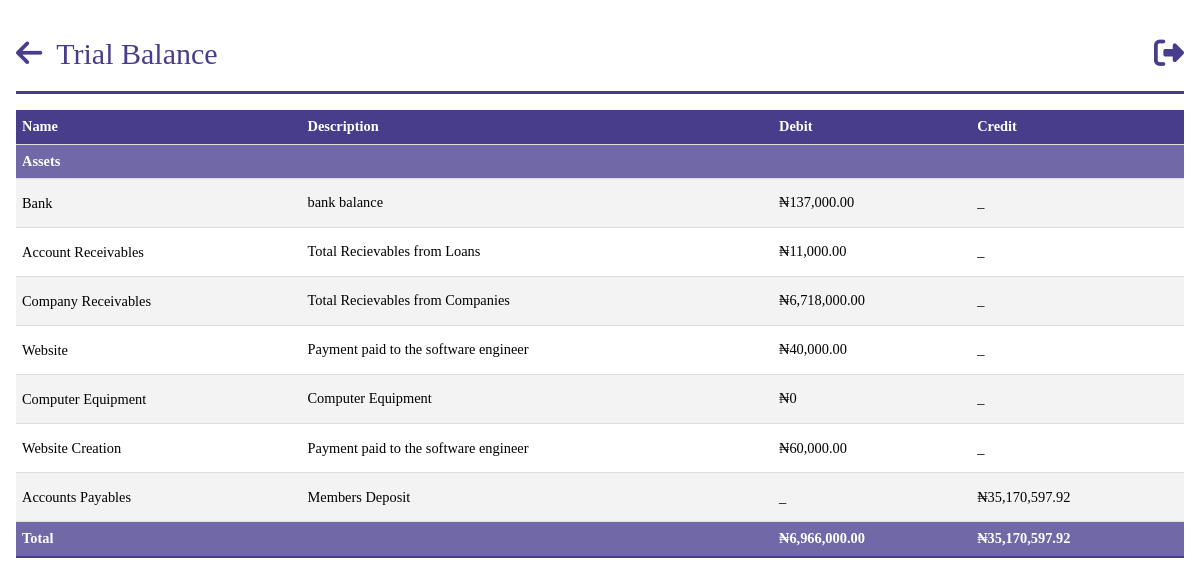
The app's page /trial_balance (signed in) with its own data.
### models.py (models this page shows, shortened)
class Asset(db.Model):
    __tablename__ = "assets"
    id = db.Column(db.Integer, primary_key=True)
    name = db.Column(db.String)
    balance_bfd = db.Column(db.Float, default=0.0)
    description = db.Column(db.String, nullable=True)
    balance = db.Column(db.Float, default=0.0)
    payments = db.relationship("AssetPayment", backref="main")

class Expense(db.Model):
    __tablename__ = "expenses"
    id = db.Column(db.Integer, primary_key=True)
    name = db.Column(db.String)
    description = db.Column(db.String, nullable=True)
    balance_bfd = db.Column(db.Float, default=0.0)
    balance = db.Column(db.Float, default=0.0)
    payments = db.relationship("ExpensePayment", backref="main")

### app.py (the view)
@app.route("/trial_balance")
@login_required
@role_required(["Admin", "Secretary", "Sub-Admin"])
def trial_balance():
    cash_and_bank = query.get_cash_and_banks()
    accounts_receivable = query.get_accounts_receivable()
    company_receivable = query.get_company_receivables()
    total_investments = query.get_total_investment()
    total_liabilities = query.get_total_liabilities()
    net_income = query.get_net_income()
    accounts_payable = query.get_accounts_payable()
    fixed_assets = Asset.query.all()
    liabilities = Liability.query.all()
    incomes = Income.query.all()
    expenses = Expense.query.all()
    investments = Investment.query.all()
    incomes = [income for income in incomes if income.balance > 0]
    expenses = [expense for expense in expenses if expense.balance > 0]
    total_income = sum(income.balance for income in incomes)
    total_expenses = sum(expense.balance for expense in expenses)
    total_fixed_assets = sum(a.balance for a in fixed_assets)
    total_assets = cash_and_bank + accounts_receivable+ company_receivable+ total_investments+ total_fixed_assets
    total_dr = total_assets + total_expenses
    total_cr = accounts_payable+ total_liabilities + total_income
    context = {
        "assets": fixed_assets,
        "incomes": incomes,
        "expenses": expenses,
        "liabilities": liabilities,
        "investments": investments,
        "cash_and_bank": cash_and_bank,
        "accounts_receivable": accounts_receivable,
        "company_receivable": company_receivable,
        "net_income": net_income,
        "accounts_payable": accounts_payable,
        "accounts_payable": accounts_payable,
        "total_dr": total_dr,
        "total_cr": total_cr,
    }
    return render_template("query/trial-balance.html", **context)

### app.py (called while the page is built)
@login_manager.user_loader
def load_user(person_id):
    return Person.query.get(person_id)

def role_required(roles_required):
    def decorator(view_func):
        @wraps(view_func)
        def wrapper(*args, **kwargs):
            if not current_user.is_authenticated:
                flash("You must be logged in to access this page.", "error")
                return redirect(url_for("login"))
            user_role = current_user.role
            if user_role.name not in roles_required:
                flash("You don't have the required role to access this page.", "error")
                return redirect(
                    url_for("dashboard")
                )  # Change this to your desired redirect
            return view_func(*args, **kwargs)
        return wrapper
    return decorator

@app.before_request
def before_request():
    g.user = current_user

@app.template_filter("currency")
@login_required
def currency(value):
    modified_value = format_currency(value)  # Modify the value as needed
    return modified_value

### filters.py (called while the page is built)
def format_currency(
    value, currency_symbol="₦", decimal_separator=".", thousands_separator=","
):
    if value:
        if value < 0:
            formatted_value = f"-{currency_symbol}{abs(value):,.2f}"
        else:
            formatted_value = f"{currency_symbol}{value:,.2f}"
        formatted_value = formatted_value.replace(".", decimal_separator).replace(
            ",", thousands_separator
        )
    else:
        formatted_value = f"{currency_symbol}0"
    return formatted_value

### models.py (called while the page is built)
def log_report(target):
    with open('report.txt', 'a') as f:
        f.write(f'{target}\n')

    @hybrid_property
    def total_balance(self):
        return self.available_balance + self.balance_withheld

### queries.py (called while the page is built)
    def get_net_income(self):
        income = Income.query.all()
        expense = Expense.query.all()
        net_income = sum([i.balance for i in income if i.balance]) - sum(
            [e.balance for e in expense if e.balance]
        )
        return net_income

    def get_cash_and_banks(self):
        bank = Bank.query.all()
        total = sum([b.new_balance for b in bank if b.new_balance])
        return total

    def get_accounts_receivable(self):
        persons = Person.query.all()
        total = sum([p.loan_balance for p in persons if p.loan_balance])
        log_report(persons)
        log_report([p.loan_balance for p in persons if p.loan_balance])
        return total

### templates/query/trial-balance.html (shortened to what this page needs)
{%extends 'base.html' %}
{% block header%}
Trial Balance
{% endblock  %}
{% block anchor%}
<a href="{{ url_for('queries') }}" id='arrow'><i class="fa-solid fa-arrow-left"></i></a>
{% endblock  %}
{%block content%}
<body id="person">
    <table class="tab-content">
        <tbody>
            <tr>
                <th>Name</th>
                <th>Description</th>
                <th>Debit</th>
                <th>Credit</th>
            </tr>
            <tr>
                <th colspan="5" class="total">Assets</th>
            </tr>
            <tr>
                <td><a href="{{ url_for('bank_report')}}">Bank</a></td>
                <td>bank balance</td>
                <td>{{ cash_and_bank | currency }}</td>
                <td> _ </td>
            <tr>
                <td><a href="{{url_for('get_loan')}}">Account Receivables</a></td>
                <td>Total Recievables from Loans</td>
                <td>{{ accounts_receivable | currency }}</td>
                <td>_</td>
            </tr>
            <tr>
                <td><a href="{{url_for('companies_report')}}">Company Receivables</a></td>
                <td>Total Recievables from Companies</td>
                <td> {{ company_receivable | currency }} </td>
                <td>_</td>
            </tr>
            {% for asset in assets %}
            <tr>
                <td><a href="{{url_for('ledger_report',ledger='asset',ledger_id=asset.id)}}">{{asset.name}}</a></td>
                <td>{{asset.description}}</td>
                <td>{{asset.balance | currency}}</td>
                <td>_</td>
            </tr>
            {% endfor %}
            {% for expense in expenses %}
            <tr>
                <td><a href="{{url_for('ledger_report',ledger='expense',ledger_id=expense.id)}}">{{ expense.name }}</a></td>
                <td>{{expense.description}}</td>
                <td>{{expense.balance | currency}}</td>
                <td>_</td>
            <tr>
                {% endfor %}
            <td><a href="{{url_for('get_payments')}}">Accounts Payables</a></td>
            <td>Members Deposit</td>
                <td> _ </td>
                <td>{{ accounts_payable | currency }}</td>
            </tr>
            <tr>
                <th colspan="2" class="total">Total</th>
                <th colspan="1" class="total">{{total_dr | currency}}</th>
                <th colspan="1" class="total">{{total_cr | currency}}</th>
            </tr>
        </tbody>
    </table>
{%endblock%}

### static/css/style.css (style rules this page uses)
* { margin: 0; padding: 0; box-sizing: border-box; font-family:'Times New Roman', Times, serif; }
.index { background-color: #ffffff; margin: 0 auto; max-width: 80em; line-height: 1.5; padding: 1em 1em; }
.index a { color: #fff; line-height: 2.5; text-decoration: none; }
.index #nav a { font-size: 10px; }
.index #nav a { font-size: 30px; color: #483d8b; }
.index #nav #arrow i { color: #483d8b; margin-right: 10px; }
#person * { color: #000; max-width: 90em; margin: 0 auto; margin-bottom: 3px; }
#person .tab-content { width: 100%; border-collapse: collapse; font-size: 0.9em; min-width: 400px; }
#person .tab-content tr th { background-color: #483d8b; color: #fff; text-align: left; font-weight: bold; }
#person th, #person td { padding: 6px; text-align: left; border-bottom: 1px solid #ddd; }
#person .tab-content tbody tr:nth-of-type(odd) { background-color: #f3f3f3; }
#person .tab-content tbody tr:last-of-type { border-bottom: 2px solid #483d8b; }
#person .tab-content tr a { text-decoration: none; }
#person .tab-content .total { background: #524894d0; }

### records on screen
Asset: name "Website", description "Payment paid to the software engineer", balance "₦40,000.00"
Asset: name "Computer Equipment", description "Computer Equipment", balance "₦0"
Expense: name "Website Creation", description "Payment paid to the software engineer", balance "₦60,000.00"

### other values on screen
{{ cash_and_bank | currency }} "₦137,000.00"
{{ accounts_receivable | currency }} "₦11,000.00"
{{ company_receivable | currency }} "₦6,718,000.00"
{{ accounts_payable | currency }} "₦35,170,597.92"
{{ total_dr | currency }} "₦6,966,000.00"
{{ total_cr | currency }} "₦35,170,597.92"
